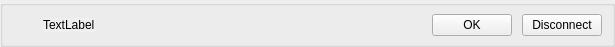
<?xml version="1.0" encoding="UTF-8"?>
<ui version="4.0">
 <class>WarningWidget</class>
 <widget class="QWidget" name="WarningWidget">
  <property name="geometry">
   <rect>
    <x>0</x>
    <y>0</y>
    <width>615</width>
    <height>47</height>
   </rect>
  </property>
  <property name="sizePolicy">
   <sizepolicy hsizetype="Preferred" vsizetype="Fixed">
    <horstretch>0</horstretch>
    <verstretch>0</verstretch>
   </sizepolicy>
  </property>
  <property name="windowTitle">
   <string>Form</string>
  </property>
  <layout class="QVBoxLayout" name="verticalLayout">
   <property name="leftMargin">
    <number>0</number>
   </property>
   <property name="topMargin">
    <number>0</number>
   </property>
   <property name="rightMargin">
    <number>0</number>
   </property>
   <property name="bottomMargin">
    <number>0</number>
   </property>
   <item>
    <widget class="QGroupBox" name="warningBox">
     <property name="autoFillBackground">
      <bool>false</bool>
     </property>
     <property name="title">
      <string/>
     </property>
     <property name="flat">
      <bool>false</bool>
     </property>
     <layout class="QHBoxLayout" name="horizontalLayout">
      <property name="spacing">
       <number>10</number>
      </property>
      <property name="leftMargin">
       <number>10</number>
      </property>
      <property name="topMargin">
       <number>2</number>
      </property>
      <property name="rightMargin">
       <number>10</number>
      </property>
      <property name="bottomMargin">
       <number>2</number>
      </property>
      <item>
       <widget class="QLabel" name="icoLabel">
        <property name="sizePolicy">
         <sizepolicy hsizetype="Fixed" vsizetype="Fixed">
          <horstretch>0</horstretch>
          <verstretch>0</verstretch>
         </sizepolicy>
        </property>
        <property name="minimumSize">
         <size>
          <width>20</width>
          <height>0</height>
         </size>
        </property>
        <property name="maximumSize">
         <size>
          <width>20</width>
          <height>20</height>
         </size>
        </property>
        <property name="baseSize">
         <size>
          <width>30</width>
          <height>30</height>
         </size>
        </property>
        <property name="lineWidth">
         <number>0</number>
        </property>
        <property name="text">
         <string/>
        </property>
        <property name="pixmap">
         <pixmap resource="res.qrc">:/images/Alert-icon.png</pixmap>
        </property>
        <property name="scaledContents">
         <bool>true</bool>
        </property>
        <property name="alignment">
         <set>Qt::AlignCenter</set>
        </property>
        <property name="indent">
         <number>0</number>
        </property>
       </widget>
      </item>
      <item>
       <widget class="QLabel" name="warningText">
        <property name="sizePolicy">
         <sizepolicy hsizetype="Preferred" vsizetype="Fixed">
          <horstretch>0</horstretch>
          <verstretch>0</verstretch>
         </sizepolicy>
        </property>
        <property name="minimumSize">
         <size>
          <width>0</width>
          <height>0</height>
         </size>
        </property>
        <property name="font">
         <font/>
        </property>
        <property name="autoFillBackground">
         <bool>true</bool>
        </property>
        <property name="text">
         <string>TextLabel</string>
        </property>
       </widget>
      </item>
      <item>
       <spacer name="horizontalSpacer">
        <property name="orientation">
         <enum>Qt::Horizontal</enum>
        </property>
        <property name="sizeHint" stdset="0">
         <size>
          <width>40</width>
          <height>20</height>
         </size>
        </property>
       </spacer>
      </item>
      <item>
       <widget class="QPushButton" name="quitButton">
        <property name="minimumSize">
         <size>
          <width>21</width>
          <height>21</height>
         </size>
        </property>
        <property name="autoFillBackground">
         <bool>true</bool>
        </property>
        <property name="text">
         <string>OK</string>
        </property>
       </widget>
      </item>
      <item>
       <widget class="QPushButton" name="noButton">
        <property name="sizePolicy">
         <sizepolicy hsizetype="Preferred" vsizetype="Fixed">
          <horstretch>0</horstretch>
          <verstretch>0</verstretch>
         </sizepolicy>
        </property>
        <property name="minimumSize">
         <size>
          <width>60</width>
          <height>0</height>
         </size>
        </property>
        <property name="font">
         <font/>
        </property>
        <property name="autoFillBackground">
         <bool>true</bool>
        </property>
        <property name="text">
         <string>Disconnect</string>
        </property>
       </widget>
      </item>
     </layout>
    </widget>
   </item>
  </layout>
 </widget>
 <resources>
  <include location="res.qrc"/>
 </resources>
 <connections/>
</ui>
